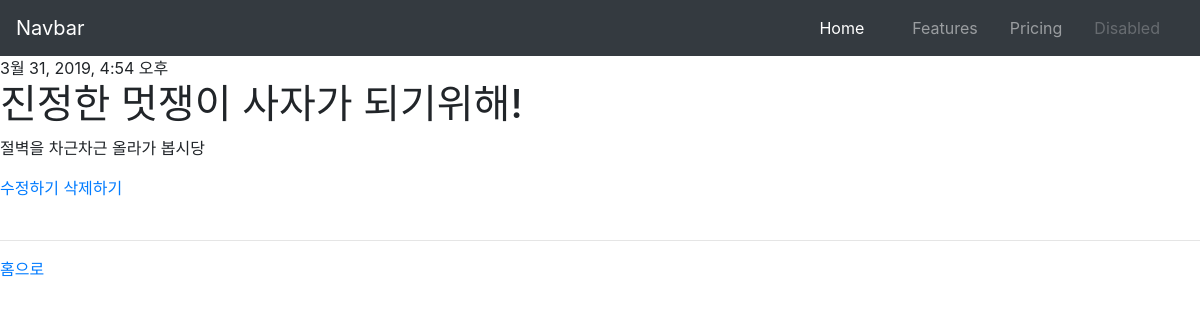
Screenshot of /post/3 with the database file from the repository.
### blog/models.py (models this page shows)
class Post(models.Model):
    title = models.CharField(max_length=200)
    pub_date = models.DateTimeField(default=timezone.now)
    body = models.TextField()
    writer = models.TextField(default='')

### blog/views.py (the view)
# urls.py: url(r'^post/(?P<index>\d+)$',views.post_detail, name="post_detail"),
def post_detail(request, index):
    post = get_object_or_404(Post, pk=index)
    return render(request, 'blog/post_detail.html',{'post':post})

### blog/templates/blog/post_detail.html
{% extends 'blog/base.html' %}
{% block content %}
<div class="post">
    {%if post.pub_date %}
        <div class="date">
            {{post.pub_date}}
        </div>
    {% endif %}
    <h1>{{post.title}}</h1>
    <p>{{post.body|linebreaksbr}}</p>
    <a href="{%url 'post_edit' index=post.pk%}">수정하기</a>
    <a href="{%url 'post_delete' index=post.pk%}">삭제하기</a>
    <br><br><hr>
    <a href="{%url 'home'%}">홈으로</a>
</div>
{% endblock %}

### rows the page displays
Post: pub_date "3월 31, 2019, 4:54 오후", title "진정한 멋쟁이 사자가 되기위해!", body "절벽을 차근차근 올라가 봅시당"
